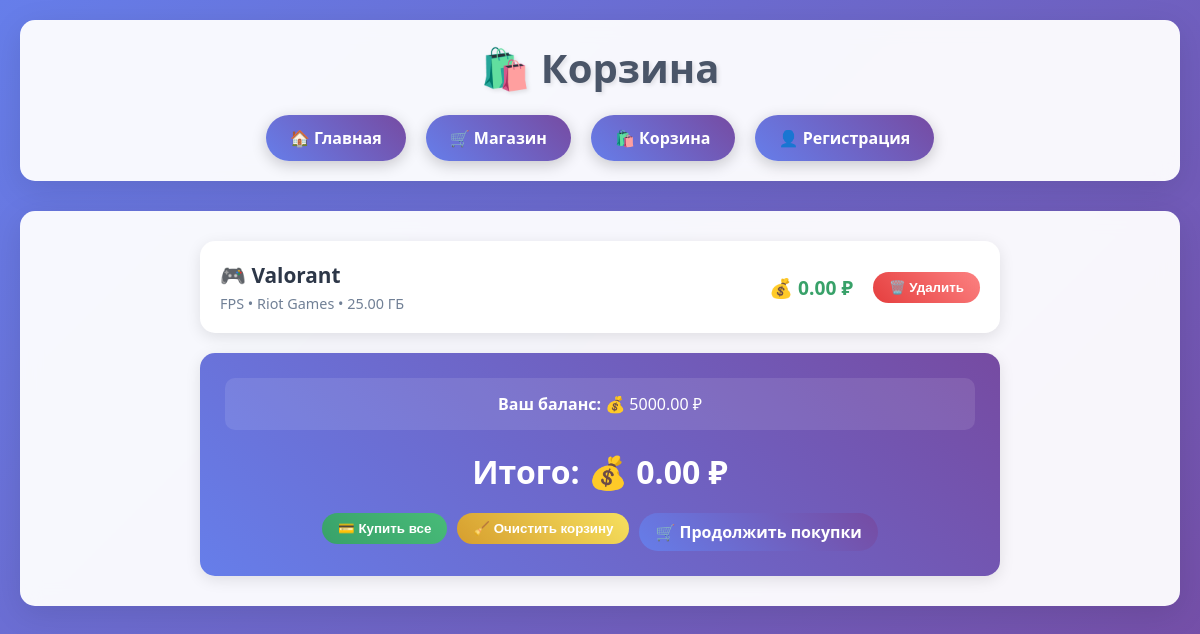
Page /cart/ on the committed database.
### task1/models.py (models this page shows, shortened)
class Game(models.Model):
    title = models.CharField(max_length=100)
    cost = models.DecimalField(max_digits=10, decimal_places=2)
    size = models.DecimalField(max_digits=10, decimal_places=2, help_text="Размер в ГБ")
    description = models.TextField()
    age_limited = models.BooleanField(default=False)
    min_age = models.IntegerField(default=0)
    genre = models.CharField(max_length=50, default="Не указан")
    developer = models.CharField(max_length=100, default="Неизвестно")
    release_date = models.DateField(null=True, blank=True)
    image_url = models.URLField(blank=True, null=True)
    created_at = models.DateTimeField(auto_now_add=True)
    buyers = models.ManyToManyField(Buyer, related_name='owned_games', blank=True)
    class Meta:
        ordering = ['-created_at']

class Buyer(models.Model):
    user = models.OneToOneField(User, on_delete=models.CASCADE, null=True, blank=True)
    name = models.CharField(max_length=100)
    balance = models.DecimalField(max_digits=10, decimal_places=2, default=0.00)
    age = models.IntegerField()
    created_at = models.DateTimeField(auto_now_add=True)

### task1/views.py (the view, shortened to what this page needs)
# urls.py: path('cart/', cart, name='cart'),
def cart(request) -> HttpResponse:
    buyer = Buyer.objects.first()
    if not buyer:
        messages.warning(request, 'Сначала зарегистрируйтесь')
        return redirect('sign_up')
    cart_obj, created = Cart.objects.get_or_create(buyer=buyer)
    context = {
        'cart': cart_obj,
        'total_cost': cart_obj.get_total_cost(),
        'buyer': buyer,
    }
    return render(request, 'cart.html', context)

### task1/models.py (called while the page is built)
    def get_total_cost(self):
        return sum(game.cost for game in self.games.all())

### templates/one_tasks/cart.html (shortened to what this page needs)
{% extends 'menu.html' %}
{% block pagename %}
    <h1>🛍️ Корзина</h1>
{% endblock %}
{% block content %}
    <div class="cart-container">
        {% if cart.games.all %}
            {% for game in cart.games.all %}
                <div class="cart-item">
                    <div class="item-info">
                        <div class="item-title">🎮 {{ game.title }}</div>
                        <div class="item-details">
                            {{ game.genre }} • {{ game.developer }} • {{ game.size }} ГБ
                        </div>
                    </div>
                    <div class="item-price">💰 {{ game.cost }} ₽</div>
                    <form method="post" style="display: inline;">
                        <button type="submit" class="btn">🗑️ Удалить</button>
                    </form>
                </div>
            {% endfor %}
            <div class="cart-summary">
                <div class="balance-info">
                    <strong>Ваш баланс:</strong> 💰 {{ buyer.balance }} ₽
                </div>
                <div class="total-price">
                    Итого: 💰 {{ total_cost }} ₽
                </div>
                <div class="cart-actions">
                    <form method="post" style="display: inline;">
                        <button type="submit" class="btn btn-success">💳 Купить все</button>
                    </form>
                    <form method="post" style="display: inline;">
                        <button type="submit" class="btn btn-warning">🧹 Очистить корзину</button>
                    </form>
                    <a href="{% url 'store' %}" class="btn btn-primary">🛒 Продолжить покупки</a>
                </div>
            </div>
        {% endif %}
    </div>
{% endblock %}

### templates/one_tasks/menu.html (style rules this page uses)
* { margin: 0; padding: 0; box-sizing: border-box; }
body { font-family: 'Segoe UI', Tahoma, Geneva, Verdana, sans-serif; background: linear-gradient(135deg, #667eea 0%, #764ba2 100%); min-height: 100vh; color: #333; }
h1 { color: #4a5568; text-align: center; margin-bottom: 20px; font-size: 2.5em; text-shadow: 2px 2px 4px rgba(0, 0, 0, 0.1); }

### templates/one_tasks/cart.html (style rules this page uses)
.cart-container { max-width: 800px; margin: 0 auto; }
.cart-item { background: white; border-radius: 15px; padding: 20px; margin-bottom: 15px; box-shadow: 0 4px 15px rgba(0, 0, 0, 0.1); display: flex; justify-content: space-between; align-items: center; transition: all 0.3s ease; }
.item-info { flex: 1; }
.item-title { font-size: 1.3em; font-weight: bold; color: #2d3748; margin-bottom: 5px; }
.item-details { color: #718096; font-size: 0.9em; }
.item-price { font-size: 1.2em; font-weight: bold; color: #38a169; margin: 0 20px; }
.btn { background: linear-gradient(45deg, #e53e3e, #fc8181); color: white; border: none; padding: 8px 16px; border-radius: 20px; cursor: pointer; font-weight: 600; transition: all 0.3s ease; text-decoration: none; display: inline-block; text-align: center; }
.btn-primary { background: linear-gradient(45deg, #667eea, #764ba2); }
.btn-success { background: linear-gradient(45deg, #38a169, #48bb78); }
.btn-warning { background: linear-gradient(45deg, #d69e2e, #f6e05e); }
.cart-summary { background: linear-gradient(45deg, #667eea, #764ba2); color: white; border-radius: 15px; padding: 25px; margin-top: 20px; text-align: center; box-shadow: 0 4px 15px rgba(0, 0, 0, 0.1); }
.total-price { font-size: 2em; font-weight: bold; margin-bottom: 20px; }
.balance-info { background: rgba(255, 255, 255, 0.1); border-radius: 10px; padding: 15px; margin-bottom: 20px; }
.cart-actions { display: flex; gap: 10px; justify-content: center; flex-wrap: wrap; }

### rows in the picture
Game: title "Valorant", genre "FPS", developer "Riot Games", size "25.00", cost "0.00"
Buyer: balance "5000.00"

### other values in the picture
{{ total_cost }} "0.00"
